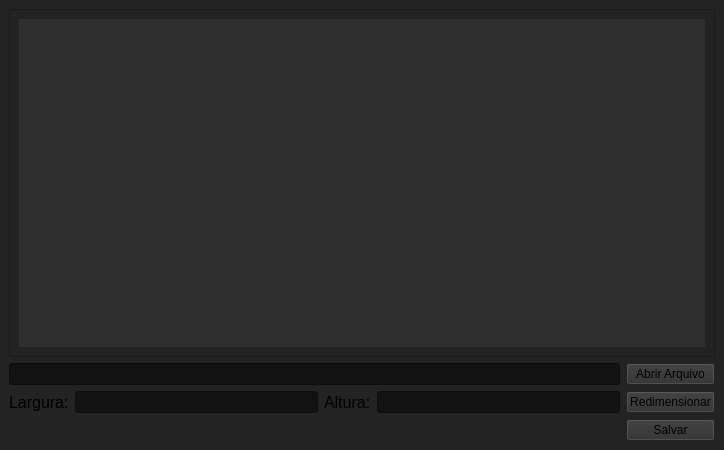
<?xml version="1.0" encoding="UTF-8"?>
<ui version="4.0">
 <class>MainWindow</class>
 <widget class="QMainWindow" name="MainWindow">
  <property name="geometry">
   <rect>
    <x>0</x>
    <y>0</y>
    <width>724</width>
    <height>450</height>
   </rect>
  </property>
  <property name="windowTitle">
   <string>Redimensionar do EDU</string>
  </property>
  <property name="autoFillBackground">
   <bool>false</bool>
  </property>
  <property name="styleSheet">
   <string notr="true">background-color: rgb(35, 35, 35);</string>
  </property>
  <widget class="QWidget" name="centralwidget">
   <layout class="QGridLayout" name="gridLayout_2">
    <item row="0" column="0" colspan="5">
     <widget class="QScrollArea" name="scrollArea">
      <property name="widgetResizable">
       <bool>true</bool>
      </property>
      <widget class="QWidget" name="scrollAreaWidgetContents">
       <property name="geometry">
        <rect>
         <x>0</x>
         <y>0</y>
         <width>704</width>
         <height>329</height>
        </rect>
       </property>
       <layout class="QGridLayout" name="gridLayout">
        <item row="0" column="0">
         <widget class="QLabel" name="labelImg">
          <property name="styleSheet">
           <string notr="true">background-color: rgb(47, 47, 47);</string>
          </property>
          <property name="text">
           <string/>
          </property>
         </widget>
        </item>
       </layout>
      </widget>
     </widget>
    </item>
    <item row="1" column="0" colspan="4">
     <widget class="QLineEdit" name="inputAbrir">
      <property name="styleSheet">
       <string notr="true">background-color: rgb(18, 18, 18);
</string>
      </property>
     </widget>
    </item>
    <item row="1" column="4">
     <widget class="QPushButton" name="btnEscolherArquivo">
      <property name="styleSheet">
       <string notr="true">background-color: rgb(47, 47, 47);</string>
      </property>
      <property name="text">
       <string>Abrir Arquivo</string>
      </property>
     </widget>
    </item>
    <item row="2" column="0">
     <widget class="QLabel" name="label">
      <property name="font">
       <font>
        <pointsize>12</pointsize>
        <italic>false</italic>
       </font>
      </property>
      <property name="cursor">
       <cursorShape>ArrowCursor</cursorShape>
      </property>
      <property name="text">
       <string>Largura:</string>
      </property>
     </widget>
    </item>
    <item row="2" column="1">
     <widget class="QLineEdit" name="inputLargura">
      <property name="toolTip">
       <string>&lt;html&gt;&lt;head/&gt;&lt;body&gt;&lt;p&gt;fgfdgdf&lt;/p&gt;&lt;/body&gt;&lt;/html&gt;</string>
      </property>
      <property name="styleSheet">
       <string notr="true">background-color: rgb(18, 18, 18);</string>
      </property>
     </widget>
    </item>
    <item row="2" column="2">
     <widget class="QLabel" name="label_2">
      <property name="font">
       <font>
        <pointsize>12</pointsize>
        <italic>false</italic>
       </font>
      </property>
      <property name="text">
       <string>Altura:</string>
      </property>
     </widget>
    </item>
    <item row="2" column="3">
     <widget class="QLineEdit" name="inputAltura">
      <property name="styleSheet">
       <string notr="true">background-color: rgb(18, 18, 18);</string>
      </property>
     </widget>
    </item>
    <item row="2" column="4">
     <widget class="QPushButton" name="btnRedimensionar">
      <property name="styleSheet">
       <string notr="true">background-color: rgb(47, 47, 47);</string>
      </property>
      <property name="text">
       <string>Redimensionar</string>
      </property>
     </widget>
    </item>
    <item row="3" column="4">
     <widget class="QPushButton" name="btnSalvar">
      <property name="styleSheet">
       <string notr="true">background-color: rgb(47, 47, 47);</string>
      </property>
      <property name="text">
       <string>Salvar</string>
      </property>
     </widget>
    </item>
   </layout>
  </widget>
 </widget>
 <resources/>
 <connections/>
</ui>
